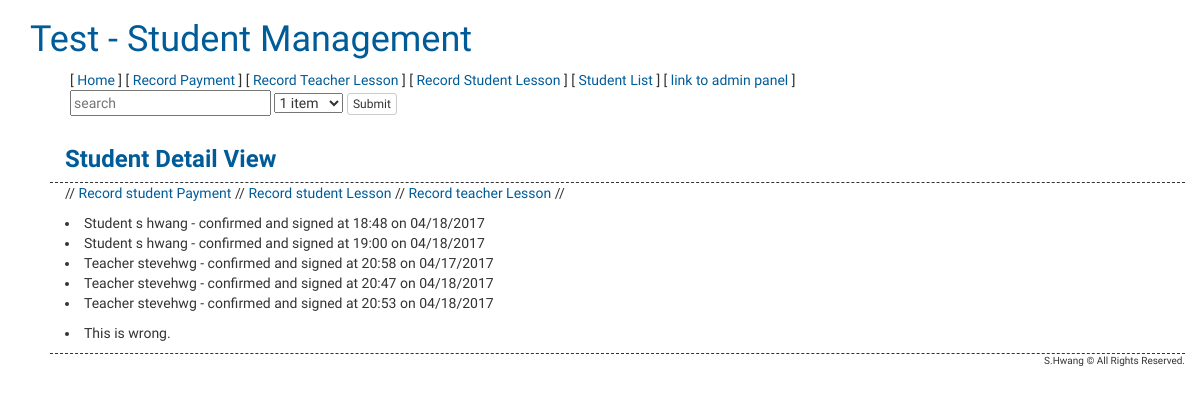
The app's page /students/1/ with its own data.
### stumgmt/models.py (models this page shows, shortened)
class StudentLesson(models.Model):
    teacher = models.ForeignKey('auth.User', related_name = 'student_lesson')
    student = models.ForeignKey(Student, related_name = 'student_in_student')
    student_confirmation = models.BooleanField(default = False)
    student_signed_at = models.DateTimeField(default = timezone.now, blank = True, null = True)
    def __unicode__(self):
        return str(self.student.student_name)

class Student(models.Model):
    parent_name = models.CharField(max_length = 100)
    student_name = models.CharField(max_length = 100)
    email_1 = models.EmailField(max_length = 256)
    student_age = models.IntegerField(default = None)
    phone_number_1 = models.CharField(max_length = 20, blank = True, null = True)
    t_and_c = models.BooleanField(default = False)
    email_2 = models.EmailField(max_length = 256, blank = True, null = True)
    address = models.CharField(max_length = 256, blank = True, null = True)
    phone_number_2 = models.CharField(max_length = 20, blank = True, null = True)
    preferred_lesson = models.CharField(max_length = 50, blank = True, null = True)
    registration_note = models.TextField(blank = True, null = True)
    teacher = models.ForeignKey('auth.User', blank = True, null = True)
    student_rate = models.IntegerField(default = 0)
    active = models.BooleanField(default = False)
    LOCATION_CHOICES = (
        ('Home', 'Home'),
        ('Studio', 'Studio'),
    )
    location = models.CharField(max_length = 10, choices = LOCATION_CHOICES, default = 'Studio')
    student_since = models.DateTimeField(default = timezone.now)

class TeacherLesson(models.Model):
    teacher = models.ForeignKey('auth.User', related_name = 'teacher_lesson')
    student = models.ForeignKey(Student, related_name = 'student_in_teacher')
    teacher_confirmation = models.BooleanField(default = False)
    teacher_signed_at = models.DateTimeField(default = timezone.now, blank = True, null = True)
    def __unicode__(self):
        return str(self.teacher.get_username())

### stumgmt/views.py (the view)
# urls.py: url(r'^students/(?P<pk>[0-9]+)/$', views.student_detail, name='student_detail'),
def student_detail(request, pk):
	student = get_object_or_404(Student, pk=pk)
	unsigned = Lesson.objects.filter(student = student, teacher_signed_at__isnull = True).order_by('-student_signed_at')
	context = {'student': student, 'unsigned': unsigned}
	return render(request, 'stumgmt/student_detail.html', context)

### stumgmt/templates/stumgmt/student_detail.html (shortened to what this page needs)
{% extends "stumgmt/base.html" %}
{% load staticfiles %}
{% block content %}
	<div class="row" id="subheader">
		<div class="col-xs-12 h3" id="pagetitle"><strong>Student Detail View</strong></div>
	</div>
	<div class="row">
		<div class="col-xs-8">
			// <a href="{% url 'new_student_payment' student.pk %}">Record student Payment</a>
			// <a href="{% url 'new_student_lesson' student.pk %}">Record student Lesson</a>
			// <a href="{% url 'new_teacher_lesson' student.pk %}">Record teacher Lesson</a> //
			<p>
				{% for lesson in student.student_in_student.all %}
				<li>
					Student {{ lesson }} - confirmed and signed at {{ lesson.student_signed_at | time:"H:i" }}
					on {{lesson.student_signed_at | date:"SHORT_DATE_FORMAT" }}
				</li>
				{% empty %}
				<li>No lessons yet.</li>
				{% endfor %}
				{% for t in student.student_in_teacher.all %}
				<li>
					Teacher {{ t }} - confirmed and signed at {{ t.teacher_signed_at | time:"H:i" }}
					on {{t.teacher_signed_at | date:"SHORT_DATE_FORMAT" }}
				</li>
				{% empty %}
				<li>No teachers yet.</li>
				{% endfor %}
				{% for i in unsigned %}
				<li>
					This is student in Student Lesson Model <a href="{% url 'new_teacher_lesson' i.pk %}">{{ i }}</a> with teacher unsigned.
				</li>
				{% empty %}
				<li>This is wrong.</li>
				{% endfor %}
			</p>
		</div>
	</div>
{% endblock %}

### stumgmt/static/css/stumgmt.css (style rules this page uses)
* { font-family: 'Ubuntu'; }
a, .visited { color: #005c99; }
#pagetitle { color: #005c99; }
.row { margin-left: 20px; }
#subheader { border-bottom: 1px dashed; }

### records on screen
StudentLesson: student.student_name "s hwang", student_signed_at "18:48", student_signed_at "04/18/2017"
StudentLesson: student.student_name "s hwang", student_signed_at "19:00", student_signed_at "04/18/2017"
TeacherLesson: teacher.username "stevehwg", teacher_signed_at "20:58", teacher_signed_at "04/17/2017"
TeacherLesson: teacher.username "stevehwg", teacher_signed_at "20:47", teacher_signed_at "04/18/2017"
TeacherLesson: teacher.username "stevehwg", teacher_signed_at "20:53", teacher_signed_at "04/18/2017"
